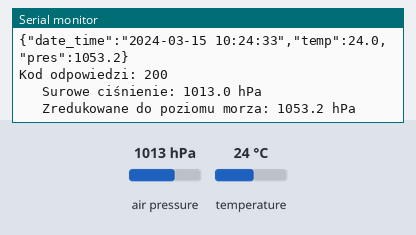
Recording of a sketch running on a simulated ESP32. On the bench: the last lines printed to the serial monitor. Inputs (shaded band) come from the test bench; at power-on: air pressure 1013 hPa, temperature 24 °C. WiFi joins after 1.5 s; servers stay silent unless stated; uploads are accepted with an empty reply; the local clock reads 2024-03-15 10:24:30 at power-on unless the sketch sets it.

Above: at 4.7 s.
4.8 s: air pressure set to 952 hPa
At 6.4 s:
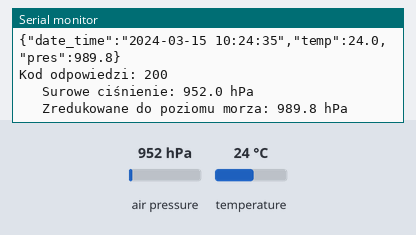
6.5 s: temperature set to 12 °C
8.2 s: air pressure set to 975 hPa
At 8.9 s:
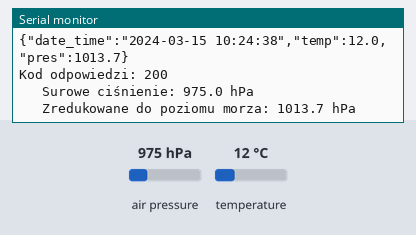
Timing chart, 0 to 11.2 s (numbered marks = the images above; inputs shaded):
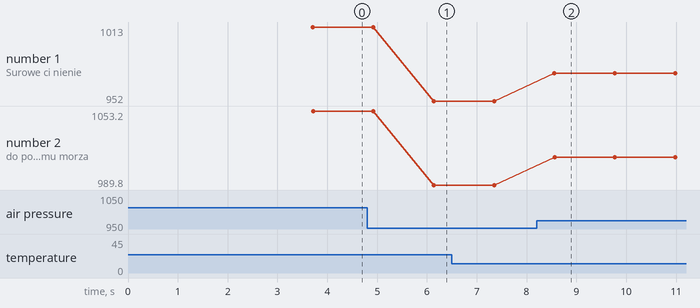

The sketch:

POST.ino
```cpp
#include <WiFi.h>
#include <HTTPClient.h>
#include <Adafruit_Sensor.h>
#include <Adafruit_BMP280.h>
#include <time.h>
#include <math.h>

Adafruit_BMP280 bmp;

const char* ssid = "SSID";
const char* password = "Password";

String serverURL = "http://51.38.137.192:5000/update";

const char* ntpServer = "pool.ntp.org";
const long gmtOffset_sec = 3600;
const int daylightOffset_sec = 0;

const float ALTITUDE_M = 327.0;

String getTimeString() {
  struct tm timeinfo;
  if (!getLocalTime(&timeinfo)) {
    return "0000-00-00 00:00:00";
  }
  char buf[25];
  strftime(buf, sizeof(buf), "%Y-%m-%d %H:%M:%S", &timeinfo);
  return String(buf);
}

void setup() {
  Serial.begin(115200);
  WiFi.begin(ssid, password);
  Serial.print("Łączenie z WiFi...");
  while (WiFi.status() != WL_CONNECTED) {
    delay(500);
    Serial.print(".");
  }
  Serial.println("\nPołączono z WiFi!");
  Serial.print("Adres IP ESP32: ");
  Serial.println(WiFi.localIP());

  if (!bmp.begin(0x76)) {
    Serial.println("Nie wykryto BMP280!");
    while (1) delay(10);
  }
  Serial.println("BMP280 gotowy!");

  configTime(gmtOffset_sec, daylightOffset_sec, ntpServer);
  Serial.println("Synchronizacja czasu NTP...");
  delay(2000);
}

void loop() {
  if (WiFi.status() == WL_CONNECTED) {
    float temp = bmp.readTemperature();

    float pres_abs = bmp.readPressure() / 100.0F;

    float pres_sea = pres_abs * pow(1.0 - (ALTITUDE_M / 44330.0), -5.255);

    String timestamp = getTimeString();

    WiFiClient client;
    HTTPClient http;

    if (http.begin(client, serverURL)) {
      http.addHeader("Content-Type", "application/json");

      String payload = "{\"date_time\":\"" + timestamp +
                       "\",\"temp\":" + String(temp, 1) +
                       ",\"pres\":" + String(pres_sea, 1) + "}";

      int code = http.POST(payload);

      if (code > 0) {
        Serial.println("Wysłano dane:");
        Serial.println(payload);
        Serial.print("Kod odpowiedzi: ");
        Serial.println(code);

        Serial.print("   Surowe ciśnienie: ");
        Serial.print(pres_abs, 1);
        Serial.println(" hPa");

        Serial.print("   Zredukowane do poziomu morza: ");
        Serial.print(pres_sea, 1);
        Serial.println(" hPa");

      } else {
        Serial.println("Błąd: nie wysłano danych (serwer niedostępny).");
      }

      http.end();
    } else {
      Serial.println("Nie udało się nawiązać połączenia HTTP!");
    }
  } else {
    Serial.println("Brak połączenia WiFi! Próba ponownego połączenia...");
    WiFi.reconnect();
  }

  delay(1000);
}
```

Measured:
- after the input at 4.8 s, the serial monitor: prints a new line after 1.3 s (image 1)
- after the input at 8.2 s, the serial monitor: prints a new line after 0.36 s (image 2)
- plotted number 1: 1013 → 952 after the input at 4.8 s, 952 → 975 after the input at 8.2 s
- plotted number 2: 1053.2 → 989.8 after the input at 4.8 s, 989.8 → 1013.7 after the input at 8.2 s
